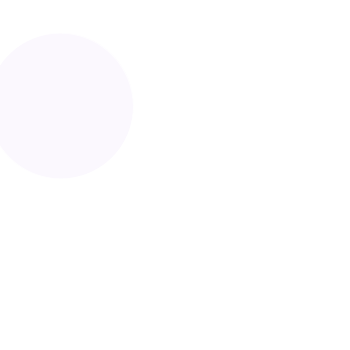
Frame 1 (no input)
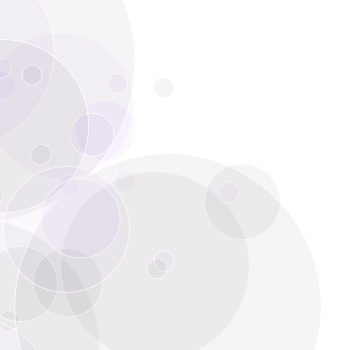
Frame 60 (the mouse pressed at the canvas centre just before this capture)
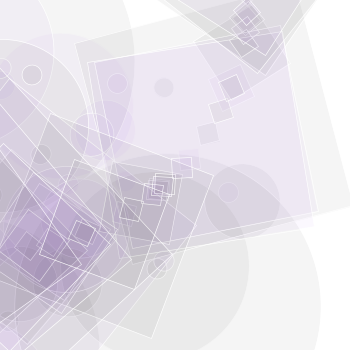
Frame 120 (the mouse held since frame 60 and released just before this capture)

The Processing sketch that drew these frames (run headless with seeded random() and noise(); from frame 60 on, the mouse is pressed at the canvas centre):

// Processing sketch: processing_30222
// ── processing_30222.pde

int counter;
float rsz, ra, ang, jtr, c;
color f1, f2;
boolean f;

void setup() {
  size(350,350);
  background(255);
  colorMode(RGB);
  //rectMode(CENTER);
  counter = 0;
  f1 = color(random(255),random(255),random(255),10);
  f2 = color(0,0,0,10);
  strokeWeight(random(.5, 1));  
  frameRate(25); 
  smooth();
}

void draw() {
  if (counter == 222){
    counter = 0;
    filter(BLUR, 1);
  }
  else{
    counter++;
    if (second() % 2 == 0) {
      ang = random(360);
      jtr = random(-0.5, 0.5);
    }
    ang = ang + jtr;
    c = cos(ang);
    rsz = random(20,350*sin(counter));
    ra = random(360);
    fill(f1);
    stroke(255);
    if(mousePressed == true) {
      if (!f){
        fill(f1);
        f = true;
      } else {
        fill(f2);
        f = false;
      }
      rotate(c);
      rect(width/2 - rsz/2, height/2 - rsz/2, rsz, rsz);
    }
    else {
      if (!f){
        fill(f1);
        f = true;
      } else {
        fill(f2);
        f = false;
      }
      rotate(c);
      ellipse(random(width), random(height), rsz, rsz);
    }
  } 
}

                
                                
